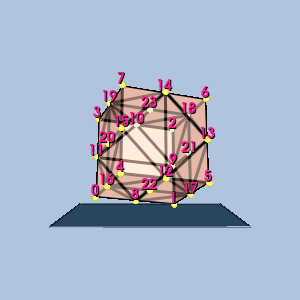

Generate this figure with Python:
#!/usr/bin/env python

# Render a single bi-quadratic quadratic hexahedron isoparametric cell with
# vertex-ordering labels, gold sphere glyphs at the vertices, and a
# translucent plinth.

# Factory overrides: importing these modules registers the OpenGL rendering
# and interaction style implementations for vtkRenderingCore factory classes.
import vtkmodules.vtkInteractionStyle  # noqa: F401
import vtkmodules.vtkRenderingOpenGL2  # noqa: F401
# VTK pipeline classes used in this example
from vtkmodules.vtkCommonCore import vtkPoints
from vtkmodules.vtkCommonDataModel import (
    vtkBiQuadraticQuadraticHexahedron,
    vtkUnstructuredGrid,
)
from vtkmodules.vtkCommonTransforms import vtkTransform
from vtkmodules.vtkFiltersGeneral import vtkTransformFilter
from vtkmodules.vtkFiltersSources import (
    vtkCubeSource,
    vtkSphereSource,
)
from vtkmodules.vtkRenderingCore import (
    vtkActor,
    vtkActor2D,
    vtkDataSetMapper,
    vtkGlyph3DMapper,
    vtkPolyDataMapper,
    vtkProperty,
    vtkRenderWindow,
    vtkRenderWindowInteractor,
    vtkRenderer,
    vtkTextProperty,
)
from vtkmodules.vtkRenderingLabel import vtkLabeledDataMapper

# Colors (normalized RGB)
dark_salmon_rgb = (0.914, 0.588, 0.478)
seashell_rgb = (1.0, 0.961, 0.933)
gold_rgb = (1.0, 0.843, 0.0)
yellow_rgb = (1.0, 1.0, 0.0)
steel_blue_rgb = (0.275, 0.510, 0.706)
light_steel_blue_rgb = (0.690, 0.769, 0.871)
deep_pink_rgb = (1.0, 0.078, 0.576)
background_rgb = (0.690, 0.769, 0.871)

# Cell: build from parametric coordinates
cell = vtkBiQuadraticQuadraticHexahedron()
pc = cell.GetParametricCoords()
for i in range(cell.GetNumberOfPoints()):
    cell.GetPointIds().SetId(i, i)
    cell.GetPoints().SetPoint(i, pc[3 * i], pc[3 * i + 1], pc[3 * i + 2])

# Unstructured grid
grid = vtkUnstructuredGrid()
grid.SetPoints(cell.GetPoints())
grid.InsertNextCell(cell.GetCellType(), cell.GetPointIds())

# Rotate for 3D viewing
rot = vtkTransform()
rot.RotateX(-20)
rot.RotateY(20)
rtf = vtkTransformFilter()
rtf.SetTransform(rot)
rtf.SetInputData(grid)
rtf.Update()
grid.SetPoints(rtf.GetOutput().GetPoints())

# Center the cell at the origin
bounds = grid.GetBounds()
pts = grid.GetPoints()
new_pts = vtkPoints()
new_pts.SetNumberOfPoints(pts.GetNumberOfPoints())
for i in range(pts.GetNumberOfPoints()):
    px, py, pz = pts.GetPoint(i)
    new_pts.SetPoint(i, px - (bounds[0] + bounds[1]) / 2.0,
                     py - (bounds[2] + bounds[3]) / 2.0,
                     pz - (bounds[4] + bounds[5]) / 2.0)
grid.SetPoints(new_pts)

# Cell surface property
cell_surface_property = vtkProperty()
cell_surface_property.SetAmbientColor(dark_salmon_rgb)
cell_surface_property.SetDiffuseColor(seashell_rgb)
cell_surface_property.SetSpecularColor(1.0, 1.0, 1.0)
cell_surface_property.SetSpecular(0.5)
cell_surface_property.SetDiffuse(0.7)
cell_surface_property.SetAmbient(0.5)
cell_surface_property.SetSpecularPower(20.0)
cell_surface_property.SetOpacity(0.9)
cell_surface_property.EdgeVisibilityOn()
cell_surface_property.SetLineWidth(3)

mapper = vtkDataSetMapper()
mapper.SetInputData(grid)
actor = vtkActor()
actor.SetMapper(mapper)
actor.SetProperty(cell_surface_property)

# Vertex labels
label_text_property = vtkTextProperty()
label_text_property.BoldOn()
label_text_property.ShadowOn()
label_text_property.SetJustificationToCentered()
label_text_property.SetColor(deep_pink_rgb)
label_text_property.SetFontSize(14)

label_mapper = vtkLabeledDataMapper()
label_mapper.SetInputData(grid)
label_mapper.SetLabelTextProperty(label_text_property)
label_actor = vtkActor2D()
label_actor.SetMapper(label_mapper)

# Vertex glyphs: gold spheres
sphere = vtkSphereSource()
sphere.SetPhiResolution(21)
sphere.SetThetaResolution(21)
sphere.SetRadius(0.04)

glyph_mapper = vtkGlyph3DMapper()
glyph_mapper.SetInputData(grid)
glyph_mapper.SetSourceConnection(sphere.GetOutputPort())
glyph_mapper.ScalingOn()
glyph_mapper.ScalarVisibilityOff()

point_glyph_property = vtkProperty()
point_glyph_property.SetAmbientColor(gold_rgb)
point_glyph_property.SetDiffuseColor(yellow_rgb)
point_glyph_property.SetSpecularColor(1.0, 1.0, 1.0)
point_glyph_property.SetSpecular(0.5)
point_glyph_property.SetDiffuse(0.7)
point_glyph_property.SetAmbient(0.5)
point_glyph_property.SetSpecularPower(20.0)
point_glyph_property.SetOpacity(1.0)

glyph_actor = vtkActor()
glyph_actor.SetMapper(glyph_mapper)
glyph_actor.SetProperty(point_glyph_property)

# Plinth: translucent platform beneath the 3D cell
nb = grid.GetBounds()
nd = (nb[1] - nb[0], nb[3] - nb[2], nb[5] - nb[4])
thick = nd[2] * 0.01
plinth_source = vtkCubeSource()
plinth_source.SetCenter((nb[1] + nb[0]) / 2.0, nb[2] - thick / 2.0 - 0.05, (nb[5] + nb[4]) / 2.0)
plinth_source.SetXLength(nd[0] + nd[0] * 0.5)
plinth_source.SetYLength(thick)
plinth_source.SetZLength(nd[2] + nd[2] * 0.5)

plinth_property = vtkProperty()
plinth_property.SetAmbientColor(steel_blue_rgb)
plinth_property.SetDiffuseColor(light_steel_blue_rgb)
plinth_property.SetSpecularColor(1.0, 1.0, 1.0)
plinth_property.SetSpecular(0.5)
plinth_property.SetDiffuse(0.7)
plinth_property.SetAmbient(0.5)
plinth_property.SetSpecularPower(20.0)
plinth_property.SetOpacity(0.8)
plinth_property.EdgeVisibilityOn()
plinth_property.SetLineWidth(1)

plinth_mapper = vtkPolyDataMapper()
plinth_mapper.SetInputConnection(plinth_source.GetOutputPort())
plinth_actor = vtkActor()
plinth_actor.SetMapper(plinth_mapper)
plinth_actor.SetProperty(plinth_property)

# Renderer
renderer = vtkRenderer()
renderer.AddActor(actor)
renderer.AddActor(label_actor)
renderer.AddActor(glyph_actor)
renderer.AddActor(plinth_actor)
renderer.SetBackground(background_rgb)

# Window
render_window = vtkRenderWindow()
render_window.AddRenderer(renderer)
render_window.SetWindowName("isoparametric cell bi quadratic quadratic hexahedron")
render_window.SetMultiSamples(0)
render_window.SetSize(300, 300)

# Interactor
render_window_interactor = vtkRenderWindowInteractor()
render_window_interactor.SetRenderWindow(render_window)

# Scene: configure the camera
renderer.ResetCamera()

render_window_interactor.Initialize()
render_window_interactor.Start()
